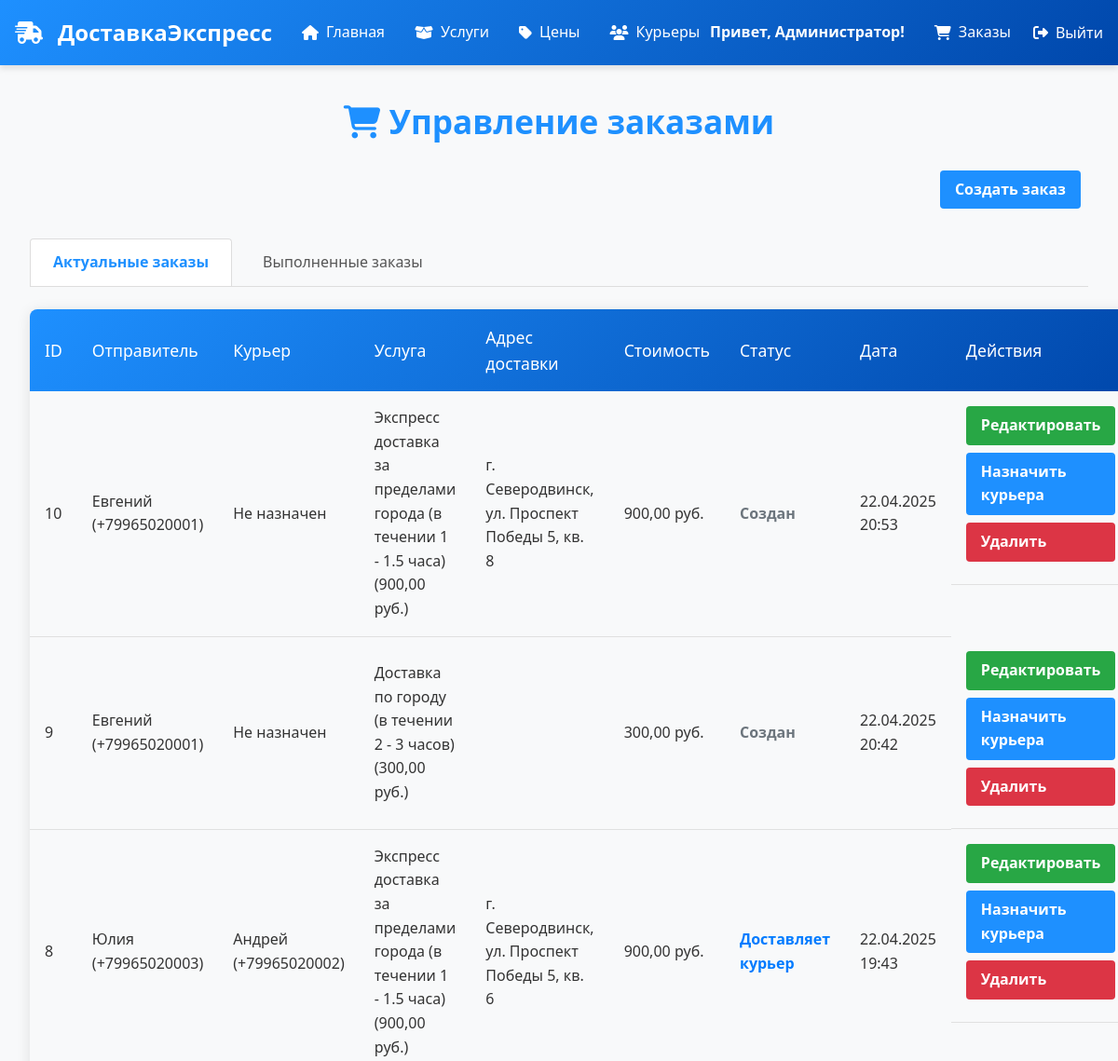
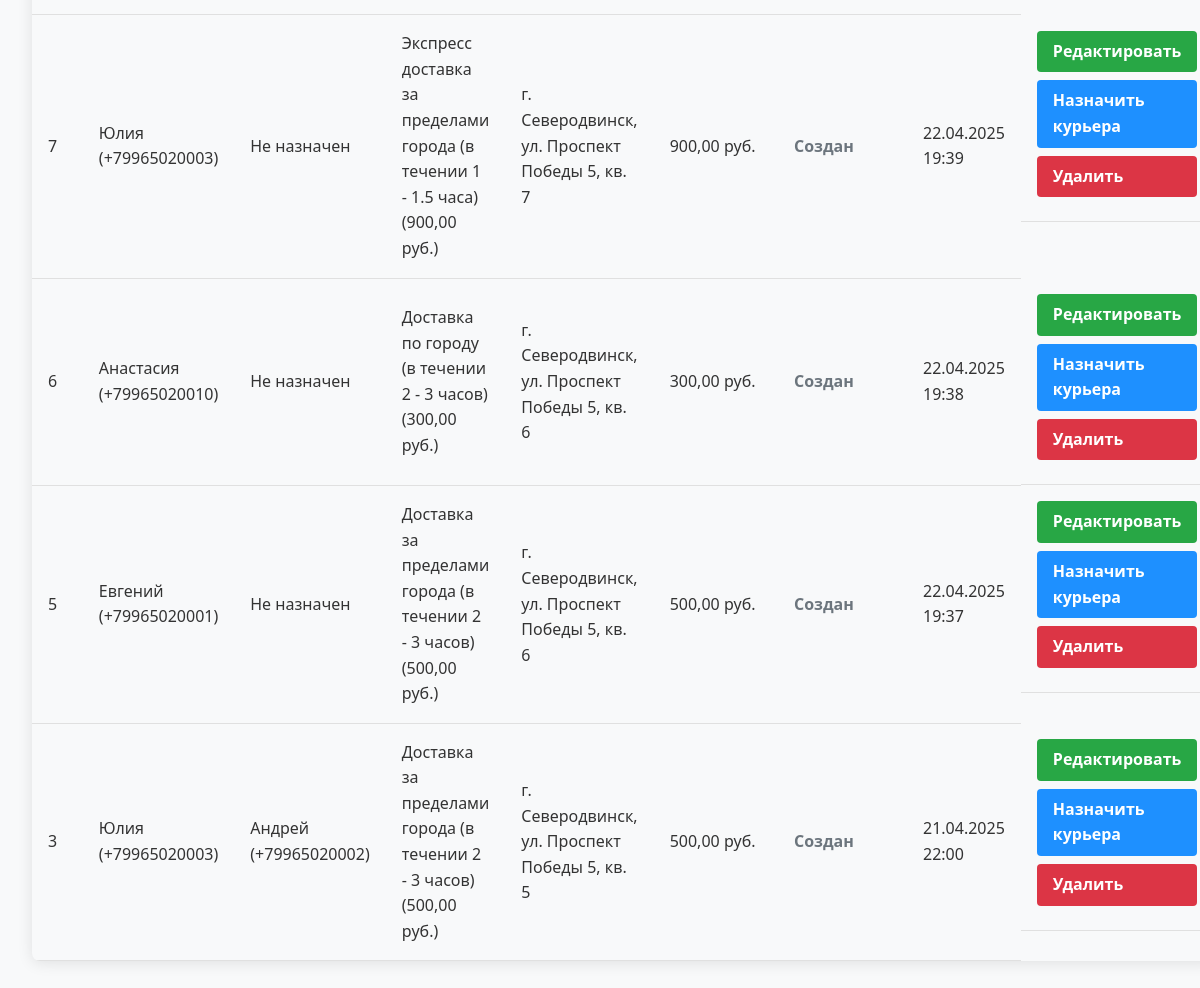
The app's page /orders/ (signed in) with its own data (2 pictures, top to bottom).
### delivery/models.py (models this page shows, shortened)
class CustomUser(AbstractUser):
    username = None  # Удаляем поле username
    phone = models.CharField(_('Phone'), max_length=20, unique=True)
    name = models.CharField(_('Name'), max_length=100)
    is_ready = models.BooleanField(default=False, verbose_name="Готов к доставке")
    role = models.ForeignKey(
        Role,
        on_delete=models.SET_NULL,
        null=True,
        blank=True,
        default=None,  # Явно указываем, что по умолчанию null
        verbose_name="Роль",
        related_name='users'
    )
    USERNAME_FIELD = 'phone'
    REQUIRED_FIELDS = ['name']  # Обязательные поля при createsuperuser
    objects = CustomUserManager()

class Order(models.Model):
    STATUS_CHOICES = [
        ('create', 'Создан'),
        ('courier', 'Доставляет курьер'),
        ('delivered', 'Вручен'),
        ('not_delivered', 'Не вручен'),
        ('cancelled', 'Отменен'),
    ]
    sender = models.ForeignKey(
        settings.AUTH_USER_MODEL,
        on_delete=models.SET_NULL,
        null=True,
        blank=True,
        verbose_name="Отправитель",
        related_name='orders_sent'
    )
    courier = models.ForeignKey(
        settings.AUTH_USER_MODEL,
        on_delete=models.SET_NULL,
        null=True,
        blank=True,
        verbose_name="Курьер",
        related_name='orders_courier',
        limit_choices_to={'role__id': 2}  # Ограничение выбора пользователей с ролью id=2
    )
    service = models.ForeignKey(
        'Service',
        on_delete=models.SET_NULL,
        null=True,
        blank=True,
        verbose_name="Услуга",
        related_name='orders'
    )
    sender_address = models.CharField(
        max_length=255,
        verbose_name="Адрес отправки",
        blank=True,
        default=''
    )
    order_description = models.TextField(
        verbose_name="Описание заказа",
        blank=True,
        default=''
    )
    recipient_address = models.CharField(
        max_length=255,
        verbose_name="Адрес получателя",
        blank=True,
        default=''
    )
    cost = models.DecimalField(
        max_digits=10,
        decimal_places=2,
        verbose_name="Стоимость",
        null=True,
        blank=True,
        help_text="Стоимость берется из услуги"
    )
    status = models.CharField(
        max_length=20,
        choices=STATUS_CHOICES,
        default='courier',
        verbose_name="Статус заказа"
    )
    comment = models.TextField(
        verbose_name="Комментарий",
        null=True,
        blank=True,
        default=None
    )
    claim = models.TextField(
        verbose_name="Претензия",
        null=True,
        blank=True,
        default=None
    )
    created_at = models.DateTimeField(auto_now_add=True, verbose_name="Дата создания")
    class Meta:
        verbose_name = "Заказ"
        verbose_name_plural = "Заказы"
        ordering = ['-created_at']

class Service(models.Model):
    name = models.CharField(max_length=100, verbose_name="Название услуги")
    description = models.TextField(verbose_name="Описание услуги")
    price = models.DecimalField(max_digits=10, decimal_places=2, verbose_name="Цена")
    class Meta:
        verbose_name = "Услуга"
        verbose_name_plural = "Услуги"
        ordering = ['name']

### delivery/views.py (the view)
# urls.py: path('orders/', orders, name='orders'),
@login_required
@user_passes_test(staff_or_superuser_check)
def orders(request):
    active_orders = Order.objects.select_related('sender', 'courier', 'service').exclude(
        status__in=['delivered', 'not_delivered', 'cancelled']
    ).order_by('-created_at')
    completed_orders = CompletedOrder.objects.select_related('sender', 'courier', 'service').all().order_by(
        '-created_at')
    return render(request, 'delivery/orders.html', {
        'active_orders': active_orders,
        'completed_orders': completed_orders
    })

### delivery/views.py (called while the page is built)
def staff_or_superuser_check(user):
    return user.is_authenticated and (user.is_staff or user.is_superuser)

### templates/delivery/orders.html (shortened to what this page needs)
{% extends "base.html" %}
{% block content %}
<div class="orders-container">
    <h1><i class="fas fa-shopping-cart"></i> Управление заказами</h1>
    <div class="btn-container">
        <a href="{% url 'order_create' %}" class="btn">Создать заказ</a>
    </div>
    <div class="tabs">
        <div class="tab active" onclick="switchTab('active')">Актуальные заказы</div>
        <div class="tab" onclick="switchTab('completed')">Выполненные заказы</div>
    </div>
    <div id="active-orders" class="tab-content active">
        {% if active_orders %}
        <div class="table-responsive">
            <table class="orders-table">
                <thead>
                    <tr>
                        <th>ID</th>
                        <th>Отправитель</th>
                        <th>Курьер</th>
                        <th>Услуга</th>
                        <th>Адрес доставки</th>
                        <th>Стоимость</th>
                        <th>Статус</th>
                        <th>Дата</th>
                        <th>Действия</th>
                    </tr>
                </thead>
                <tbody>
                    {% for order in active_orders %}
                    <tr>
                        <td>{{ order.id }}</td>
                        <td>
                            {% if order.sender %}
                                {{ order.sender.name }} ({{ order.sender.phone }})
                            {% else %}
                                Неизвестный
                            {% endif %}
                        </td>
                        <td>
                            {% if order.courier %}
                                {{ order.courier.name }} ({{ order.courier.phone }})
                            {% else %}
                                Не назначен
                            {% endif %}
                        </td>
                        <td>
                            {% if order.service %}
                                {{ order.service.name }} ({{ order.service.price }} руб.)
                            {% else %}
                                Без услуги
                            {% endif %}
                        </td>
                        <td>{{ order.recipient_address }}</td>
                        <td>{{ order.cost|default:"-" }} руб.</td>
                        <td class="status-{{ order.status }}">
                            {{ order.get_status_display }}
                        </td>
                        <td>{{ order.created_at|date:"d.m.Y H:i" }}</td>
                        <td class="action-buttons">
                            <a href="{% url 'order_edit' order.id %}" class="btn btn-secondary">Редактировать</a>
                            <a href="{% url 'order_assign_courier' order.id %}" class="btn">Назначить курьера</a>
                            {% if request.user.is_staff %}
                            <a href="{% url 'order_delete' order.id %}" class="btn btn-danger">Удалить</a>
                            {% endif %}
                        </td>
                    </tr>
                    {% endfor %}
                </tbody>
            </table>
        </div>
        {% else %}
        <div class="alert alert-info" style="text-align: center;">
            <i class="fas fa-info-circle"></i> Нет активных заказов.
        </div>
        {% endif %}
    </div>
</div>
{% endblock %}

### templates/base.html (shortened to what this page needs)
<!DOCTYPE html>
<html lang="ru">
<head>
    <link rel="stylesheet" href="https://cdnjs.cloudflare.com/ajax/libs/font-awesome/6.4.0/css/all.min.css">
</head>
<body>
    <header>
        <div class="container">
            <nav>
                <div class="left-nav">
                    <a href="{% url 'home' %}" class="logo">
                        <i class="fas fa-truck-fast"></i>
                        <span>ДоставкаЭкспресс</span>
                    </a>
                    <a href="{% url 'home' %}"><i class="fas fa-home"></i> Главная</a>
                    {% if not user.is_authenticated or user.role.id == 1 or user.is_superuser or user.is_staff %}
                        <a href="{% url 'delivery:services' %}"><i class="fas fa-box-open"></i> Услуги</a>
                        <a href="{% url 'prices:prices' %}"><i class="fas fa-tag"></i> Цены</a>
                    {% endif %}
                    {% if user.is_authenticated %}
                        {% if user.role.id == 3 %}
                            <a href="{% url 'admin_couriers' %}"><i class="fas fa-users"></i> Курьеры</a>
                        {% endif %}
                    {% endif %}
                </div>
                <div class="right-nav">
                    {% if user.is_authenticated %}
                        <span class="user-greeting">Привет, {{ user.name }}!</span>
                        {% if user.is_superuser or user.is_staff %}
                            <a href="{% url 'orders' %}"><i class="fas fa-shopping-cart"></i> Заказы</a>
                        {% elif user.role.id == 1 %}
                            <a href="{% url 'profile' %}"><i class="fas fa-user"></i> Профиль</a>
                        {% endif %}
                        <form class="logoutButton" id="logout-form" method="post" action="/logout/">
                            <button type="submit">
                                <i class="fas fa-sign-out-alt"></i> Выйти
                            </button>
                        </form>
                    {% else %}
                        <a href="{% url 'login' %}"><i class="fas fa-sign-in-alt"></i> Войти</a>
                        <a href="{% url 'register' %}"><i class="fas fa-user-plus"></i> Регистрация</a>
                    {% endif %}
                </div>
            </nav>
        </div>
    </header>
    <main class="container">
        {% block content %}{% endblock %}
    </main>
</body>
</html>

### templates/base.html (style rules this page uses)
body { font-family: 'Segoe UI', Tahoma, Geneva, Verdana, sans-serif; margin: 0; padding: 0; line-height: 1.6; background-color: #f8f9fa; }
header { background: linear-gradient(135deg, #1e90ff, #0047ab); color: white; padding: 1rem 0; box-shadow: 0 4px 6px rgba(0, 0, 0, 0.1); }
.container { max-width: 1800px; margin: 0 auto; padding: 0 1rem; }
nav { display: flex; justify-content: space-between; align-items: center; }
.left-nav, .right-nav { display: flex; align-items: center; }
.left-nav { gap: 2rem; }
.right-nav { gap: 1.5rem; }
nav a { color: white; text-decoration: none; font-weight: 500; transition: all 0.3s ease; display: flex; align-items: center; gap: 0.5rem; }
.logo { font-weight: 700; font-size: 1.5rem; display: flex; align-items: center; color: white; }
.logo i { margin-right: 0.5rem; }
.user-greeting { font-weight: 600; margin-right: 0.5rem; }
#logout-form button { background: none; border: none; color: white; font-weight: 500; font-family: inherit; font-size: inherit; cursor: pointer; display: flex; align-items: center; gap: 0.5rem; padding: 0; }

### templates/delivery/orders.html (style rules this page uses)
body { font-family: 'Segoe UI', Tahoma, Geneva, Verdana, sans-serif; color: #333; line-height: 1.6; }
h1 { font-size: 2.2rem; color: #1e90ff; margin-bottom: 1.5rem; font-weight: 600; text-align: center; }
.orders-container { max-width: 100%; margin: 2rem auto; padding: 0 1rem; }
.tabs { display: flex; margin-bottom: 1.5rem; border-bottom: 1px solid #ddd; }
.tab { padding: 0.75rem 1.5rem; cursor: pointer; font-weight: 500; color: #555; border: 1px solid transparent; border-bottom: none; margin-right: 0.5rem; border-radius: 4px 4px 0 0; transition: all 0.3s ease; }
.tab.active { color: #1e90ff; border-color: #ddd; border-bottom-color: white; background: white; font-weight: 600; }
.tab-content { display: none; }
.tab-content.active { display: block; }
.orders-table { width: 100%; border-collapse: collapse; margin: 1.5rem 0; box-shadow: 0 2px 15px rgba(0, 0, 0, 0.1); border-radius: 8px; overflow: hidden; }
.orders-table thead { background: linear-gradient(135deg, #1e90ff, #0047ab); color: white; }
.orders-table th { padding: 1rem; text-align: left; font-weight: 500; font-size: 1.1rem; }
.orders-table td { padding: 1rem; border-bottom: 1px solid #e0e0e0; font-size: 1rem; vertical-align: middle; }
.orders-table tbody tr:nth-child(even) { background-color: #f8f9fa; }
.status-create { color: #6c757d; font-weight: 600; }
.status-courier { color: #007bff; font-weight: 600; }
.btn { display: inline-block; padding: 0.5rem 1rem; font-size: 1rem; font-weight: 600; color: white; background-color: #1e90ff; border: none; border-radius: 4px; text-decoration: none; cursor: pointer; transition: background-color 0.3s ease; margin-right: 0.5rem; margin-bottom: 0.5rem; }
.btn-secondary { background-color: #28a745; }
.btn-danger { background-color: #dc3545; }
.btn-container { margin-bottom: 1.5rem; text-align: right; }
.action-buttons { display: flex; flex-direction: column; }

### records on screen
CustomUser: name "Администратор"
Order: id "10", sender.name "Евгений", sender.phone "+79965020001", shows "Не назначен", service.name "Экспресс доставка за пределами города (в течении 1 - 1.5 часа)", service.price "900,00", recipient_address "г. Северодвинск, ул. Проспект Победы 5, кв. 8", cost "900,00", status "Создан", created_at "22.04.2025 20:53"
Order: id "9", sender.name "Евгений", sender.phone "+79965020001", shows "Не назначен", service.name "Доставка по городу (в течении 2 - 3 часов)", service.price "300,00", cost "300,00", status "Создан", created_at "22.04.2025 20:42"
Order: id "8", sender.name "Юлия", sender.phone "+79965020003", courier.name "Андрей", courier.phone "+79965020002", service.name "Экспресс доставка за пределами города (в течении 1 - 1.5 часа)", service.price "900,00", recipient_address "г. Северодвинск, ул. Проспект Победы 5, кв. 6", cost "900,00", status "Доставляет курьер", created_at "22.04.2025 19:43"
Order: id "7", sender.name "Юлия", sender.phone "+79965020003", shows "Не назначен", service.name "Экспресс доставка за пределами города (в течении 1 - 1.5 часа)", service.price "900,00", recipient_address "г. Северодвинск, ул. Проспект Победы 5, кв. 7", cost "900,00", status "Создан", created_at "22.04.2025 19:39"
Order: id "6", sender.name "Анастасия", sender.phone "+79965020010", shows "Не назначен", service.name "Доставка по городу (в течении 2 - 3 часов)", service.price "300,00", recipient_address "г. Северодвинск, ул. Проспект Победы 5, кв. 6", cost "300,00", status "Создан", created_at "22.04.2025 19:38"
Order: id "5", sender.name "Евгений", sender.phone "+79965020001", shows "Не назначен", service.name "Доставка за пределами города (в течении 2 - 3 часов)", service.price "500,00", recipient_address "г. Северодвинск, ул. Проспект Победы 5, кв. 6", cost "500,00", status "Создан", created_at "22.04.2025 19:37"
Order: id "3", sender.name "Юлия", sender.phone "+79965020003", courier.name "Андрей", courier.phone "+79965020002", service.name "Доставка за пределами города (в течении 2 - 3 часов)", service.price "500,00", recipient_address "г. Северодвинск, ул. Проспект Победы 5, кв. 5", cost "500,00", status "Создан", created_at "21.04.2025 22:00"
